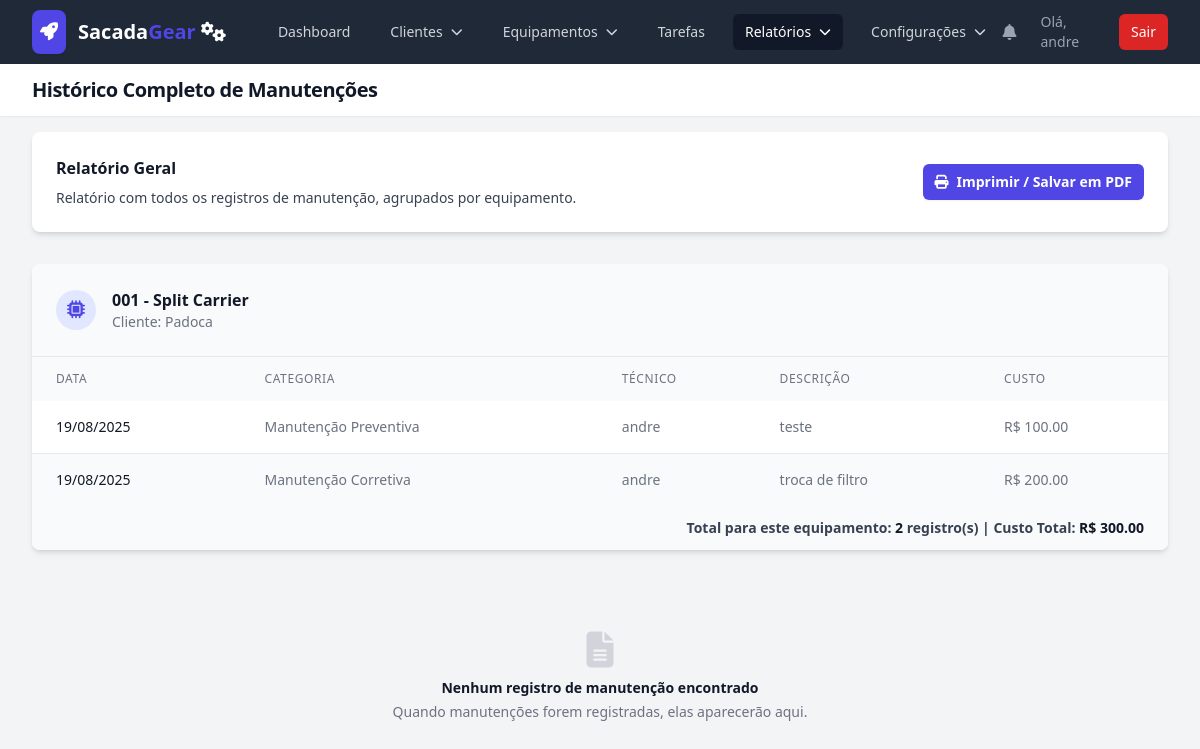
The page /history/all (signed in) on the database its author committed.
### models.py (models this page shows, shortened)
class User(UserMixin, db.Model):
    id = db.Column(db.Integer, primary_key=True)
    username = db.Column(db.String(80), unique=True, nullable=False)
    password_hash = db.Column(db.String(200), nullable=False)
    role = db.Column(db.String(20), nullable=False, default='technician')
    is_active = db.Column(db.Boolean, default=False, nullable=False)
    equipments = db.relationship('Equipment', backref='operator', lazy=True)
    maintenance_records = db.relationship('MaintenanceHistory', backref='technician', lazy=True)
    created_tasks = db.relationship('Task', back_populates='creator', foreign_keys='Task.creator_id')

class Equipment(db.Model):
    id = db.Column(db.Integer, primary_key=True)
    code = db.Column(db.String(50), nullable=False, unique=True)
    model = db.Column(db.String(150), nullable=False)
    location = db.Column(db.String(200), nullable=False)
    description = db.Column(db.Text, nullable=True)
    install_date = db.Column(db.Date, nullable=True)
    last_maintenance_date = db.Column(db.Date, nullable=True)
    next_maintenance_date = db.Column(db.Date, nullable=False)
    user_id = db.Column(db.Integer, db.ForeignKey('user.id'), nullable=False)
    client_id = db.Column(db.Integer, db.ForeignKey('client.id'), nullable=False)
    is_archived = db.Column(db.Boolean, default=False, nullable=False)
    maintenance_history = db.relationship('MaintenanceHistory', backref='equipment', lazy='dynamic', cascade="all, delete-orphan")

class Client(db.Model):
    id = db.Column(db.Integer, primary_key=True)
    name = db.Column(db.String(150), nullable=False, unique=True)
    address = db.Column(db.String(250), nullable=True)
    contact_person = db.Column(db.String(100), nullable=True)
    phone = db.Column(db.String(20), nullable=True)
    equipments = db.relationship('Equipment', backref='client', lazy=True)
    is_archived = db.Column(db.Boolean, default=False, nullable=False)

class MaintenanceHistory(db.Model):
    id = db.Column(db.Integer, primary_key=True)
    maintenance_date = db.Column(db.Date, nullable=False, default=datetime.utcnow)
    category = db.Column(db.String(50), nullable=False)
    description = db.Column(db.Text, nullable=False)
    equipment_id = db.Column(db.Integer, db.ForeignKey('equipment.id'), nullable=False)
    technician_id = db.Column(db.Integer, db.ForeignKey('user.id'), nullable=False)
    cost = db.Column(db.Numeric(10, 2), nullable=True)
    images = db.relationship('MaintenanceImage', backref='maintenance_record', lazy=True, cascade="all, delete-orphan")

### app.py (the view)
    @app.route('/history/all')
    @login_required
    @admin_required
    def full_history():
        equipments = Equipment.query.options(
            joinedload(Equipment.client)
        ).order_by(Equipment.code).all()
        for eq in equipments:
            eq.loaded_history = eq.maintenance_history.options(
                joinedload(MaintenanceHistory.technician)
            ).order_by(desc(MaintenanceHistory.maintenance_date)).all()
        return render_template('full_history.html', equipments=equipments)

### templates/full_history.html (shortened to what this page needs)
{% extends "base.html" %}
{% block header %}Histórico Completo de Manutenções{% endblock %}
{% block content %}
<div class="space-y-8">
    <div class="bg-white shadow-md rounded-lg p-4 sm:p-6 no-print">
        <div class="sm:flex sm:items-center">
            <div class="sm:flex-auto">
                <h1 class="text-base font-semibold leading-6 text-gray-900">Relatório Geral</h1>
                <p class="mt-2 text-sm text-gray-700">Relatório com todos os registros de manutenção, agrupados por equipamento.</p>
            </div>
            <div class="mt-4 sm:ml-16 sm:mt-0 sm:flex-none">
                <button onclick="window.print()" type="button" class="block rounded-md bg-indigo-600 px-3 py-2 text-center text-sm font-semibold text-white shadow-sm hover:bg-indigo-500">
                    <i class="fas fa-print mr-2"></i>Imprimir / Salvar em PDF
                </button>
            </div>
        </div>
    </div>
    <div id="printable-area" class="space-y-8">
        {% set has_history = false %}
        {% for equipment in equipments %}
            {% if equipment.loaded_history %}
                {% set has_history = true %}
                <div class="bg-white shadow-md rounded-lg overflow-hidden print-shadow-none">
                    <div class="p-4 sm:p-6 bg-gray-50 border-b border-gray-200 print-bg-transparent">
                        <div class="flex items-center">
                            <div class="flex-shrink-0 h-10 w-10 flex items-center justify-center bg-indigo-100 rounded-full">
                                <i class="fas fa-microchip text-lg text-indigo-600"></i>
                            </div>
                            <div class="ml-4">
                                <h3 class="text-base font-semibold leading-6 text-gray-900">{{ equipment.code }} - {{ equipment.model }}</h3>
                                <p class="text-sm text-gray-500">Cliente: {{ equipment.client.name }}</p>
                            </div>
                        </div>
                    </div>
                    <div class="overflow-x-auto">
                        <table class="min-w-full">
                            <thead class="bg-gray-50 print-bg-transparent">
                                <tr>
                                    <th scope="col" class="py-3.5 pl-4 pr-3 text-left text-xs font-medium text-gray-500 uppercase tracking-wider sm:pl-6">Data</th>
                                    <th scope="col" class="px-3 py-3.5 text-left text-xs font-medium text-gray-500 uppercase tracking-wider">Categoria</th>
                                    <th scope="col" class="px-3 py-3.5 text-left text-xs font-medium text-gray-500 uppercase tracking-wider">Técnico</th>
                                    <th scope="col" class="px-3 py-3.5 text-left text-xs font-medium text-gray-500 uppercase tracking-wider">Descrição</th>
                                    <th scope="col" class="px-3 py-3.5 text-left text-xs font-medium text-gray-500 uppercase tracking-wider">Custo</th>
                                </tr>
                            </thead>
                            <tbody class="bg-white divide-y divide-gray-200">
                                {% for history in equipment.loaded_history %}
                                <tr class="even:bg-gray-50 print-bg-transparent">
                                    <td class="whitespace-nowrap py-4 pl-4 pr-3 text-sm font-medium text-gray-900 sm:pl-6">{{ history.maintenance_date.strftime('%d/%m/%Y') }}</td>
                                    <td class="whitespace-nowrap px-3 py-4 text-sm text-gray-500">{{ history.category }}</td>
                                    <td class="whitespace-nowrap px-3 py-4 text-sm text-gray-500">{{ history.technician.username }}</td>
                                    <td class="px-3 py-4 text-sm text-gray-500 max-w-sm">
                                        <p class="whitespace-pre-wrap">{{ history.description }}</p>
                                    </td>
                                    <td class="whitespace-nowrap px-3 py-4 text-sm text-gray-500">
                                        {{ "R$ %.2f"|format(history.cost) if history.cost is not none else 'N/A' }}
                                    </td>
                                </tr>
                                {% endfor %}
                            </tbody>
                            <tfoot class="bg-gray-50 print-bg-transparent">
                                {% set total_cost = namespace(value=0) %}
                                {% for item in equipment.loaded_history %}
                                    {% if item.cost is not none %}
                                        {% set total_cost.value = total_cost.value + item.cost %}
                                    {% endif %}
                                {% endfor %}
                                <tr>
                                    <td colspan="5" class="px-6 py-3 text-right text-sm font-semibold text-gray-700">
                                        Total para este equipamento:
                                        <span class="font-bold text-gray-900">{{ equipment.loaded_history|length }}</span> registro(s) | Custo Total:
                                        <span class="font-bold text-gray-900">R$ {{ "%.2f"|format(total_cost.value) }}</span>
                                    </td>
                                </tr>
                            </tfoot>
                        </table>
                    </div>
                </div>
            {% endif %}
        {% endfor %}
        {% if not has_history %}
        <div class="text-center py-12">
            <i class="fas fa-file-alt text-4xl text-gray-300"></i>
            <h3 class="mt-2 text-sm font-semibold text-gray-900">Nenhum registro de manutenção encontrado</h3>
            <p class="mt-1 text-sm text-gray-500">Quando manutenções forem registradas, elas aparecerão aqui.</p>
        </div>
        {% endif %}
    </div>
</div>
{% endblock %}

### templates/base.html (shortened to what this page needs)
<!DOCTYPE html>
<html lang="pt-br" class="h-full bg-gray-100">
<head>
    <script src="https://cdn.tailwindcss.com"></script>
    <link rel="stylesheet" href="https://rsms.me/inter/inter.css">
    <link rel="stylesheet" href="https://cdnjs.cloudflare.com/ajax/libs/font-awesome/6.5.2/css/all.min.css">
</head>
<body class="h-full">
    <div class="min-h-full">
        <nav class="bg-gray-800" x-data="{ mobileMenuOpen: false }">
            <div class="mx-auto max-w-7xl px-4 sm:px-6 lg:px-8">
                <div class="flex h-16 items-center justify-between">
                    <div class="flex items-center">
                        <div class="flex-shrink-0">
                           <a href="{{ url_for('dashboard') if current_user.is_authenticated else url_for('login') }}" class="flex items-center space-x-3 rtl:space-x-reverse">
                               <div class="bg-primary-600 text-white p-2 rounded-lg shadow-sm"><i class="fas fa-rocket text-lg"></i></div>
                               <span class="text-xl font-bold text-white">Sacada<span class="text-primary-600">Gear</span> <i class="fa-solid fa-gears"></i></span>
                           </a>
                        </div>
                        <div class="hidden md:block">
                            <div class="ml-10 flex items-baseline space-x-4">
                                {% if current_user.is_authenticated %}
                                    <a href="{{ url_for('dashboard') }}" class="{% if request.endpoint == 'dashboard' %}bg-gray-900 text-white{% else %}text-gray-300 hover:bg-gray-700 hover:text-white{% endif %} rounded-md px-3 py-2 text-sm font-medium">Dashboard</a>
                                    {% if current_user.role == 'admin' %}
                                    <div x-data="{ open: false }" class="relative">
                                        <button @click="open = !open" @click.away="open = false" class="{% if request.endpoint in ['client_list', 'new_client', 'edit_client', 'archived_clients'] %}bg-gray-900 text-white{% else %}text-gray-300 hover:bg-gray-700 hover:text-white{% endif %} rounded-md px-3 py-2 text-sm font-medium flex items-center">
                                            <span>Clientes</span><i class="fas fa-chevron-down ml-2 text-xs"></i>
                                        </button>
                                    </div>
                                    <div x-data="{ open: false }" class="relative">
                                        <button @click="open = !open" @click.away="open = false" class="{% if request.endpoint in ['equipment_list', 'new_equipment', 'edit_equipment', 'archived_list'] %}bg-gray-900 text-white{% else %}text-gray-300 hover:bg-gray-700 hover:text-white{% endif %} rounded-md px-3 py-2 text-sm font-medium flex items-center">
                                            <span>Equipamentos</span><i class="fas fa-chevron-down ml-2 text-xs"></i>
                                        </button>
                                    </div>
                                    <a href="{{ url_for('technician_tasks') }}" class="{% if request.endpoint == 'technician_tasks' %}bg-gray-900 text-white{% else %}text-gray-300 hover:bg-gray-700 hover:text-white{% endif %} rounded-md px-3 py-2 text-sm font-medium">Tarefas</a>
                                    <div x-data="{ open: false }" class="relative">
                                        <button @click="open = !open" @click.away="open = false" class="{% if request.endpoint in ['financial_report', 'full_history'] %}bg-gray-900 text-white{% else %}text-gray-300 hover:bg-gray-700 hover:text-white{% endif %} rounded-md px-3 py-2 text-sm font-medium flex items-center">
                                            <span>Relatórios</span><i class="fas fa-chevron-down ml-2 text-xs"></i>
                                        </button>
                                    </div>
                                    <div x-data="{ open: false }" class="relative">
                                        <button @click="open = !open" @click.away="open = false" class="{% if request.endpoint in ['manage_settings', 'user_list'] %}bg-gray-900 text-white{% else %}text-gray-300 hover:bg-gray-700 hover:text-white{% endif %} rounded-md px-3 py-2 text-sm font-medium flex items-center">
                                            <span>Configurações</span><i class="fas fa-chevron-down ml-2 text-xs"></i>
                                        </button>
                                    </div>
                                    {% endif %}
                                {% endif %}
                            </div>
                        </div>
                    </div>
                    <div class="hidden md:block">
                        <div class="ml-4 flex items-center md:ml-6">
                            {% if current_user.is_authenticated %}
                            <div x-data="{ open: false }" class="relative">
                                <button @click="open = !open" class="relative rounded-full bg-gray-800 p-2 text-gray-400 hover:text-white focus:outline-none focus:ring-2 focus:ring-white focus:ring-offset-2 focus:ring-offset-gray-800">
                                    <i class="fas fa-bell"></i>
                                </button>
                            </div>
                            <span class="text-gray-400 text-sm ml-4 mr-4">Olá, {{ current_user.username }}</span>
                            <a href="{{ url_for('logout') }}" class="rounded-md bg-red-600 px-3 py-2 text-sm font-medium text-white hover:bg-red-700">Sair</a>
                            {% else %}
                            <a href="{{ url_for('login') }}" class="text-gray-300 hover:bg-gray-700 hover:text-white rounded-md px-3 py-2 text-sm font-medium">Login</a>
                            <a href="{{ url_for('register') }}" class="ml-4 rounded-md bg-indigo-600 px-3 py-2 text-sm font-medium text-white hover:bg-indigo-700">Cadastrar</a>
                            {% endif %}
                        </div>
                    </div>
                </div>
            </div>
        </nav>
        <header class="bg-white shadow-sm">
            <div class="mx-auto max-w-7xl px-4 py-3 sm:px-6 lg:px-8">
                <h1 class="text-lg sm:text-xl font-bold tracking-tight text-gray-900">{% block header %}{% endblock %}</h1>
            </div>
        </header>
        <main>
            <div class="mx-auto max-w-7xl py-4 px-4 sm:px-6 lg:px-8">
                {% block content %}{% endblock %}
            </div>
        </main>
    </div>
</body>
</html>

### templates/base.html (style rules this page uses)
:root { --cor-primaria: #4f46e5; }
.text-primary-600 { color: var(--cor-primaria); }
.bg-primary-600 { background-color: var(--cor-primaria); }

### rows shown on the page
User: username "andre"
Equipment: code "001", model "Split Carrier", client.name "Padoca", loaded_history|length "2", value "300.00"
MaintenanceHistory: maintenance_date "19/08/2025", category "Manutenção Preventiva", technician.username "andre", description "teste", cost "R$ 100.00"
MaintenanceHistory: maintenance_date "19/08/2025", category "Manutenção Corretiva", technician.username "andre", description "troca de filtro", cost "R$ 200.00"
